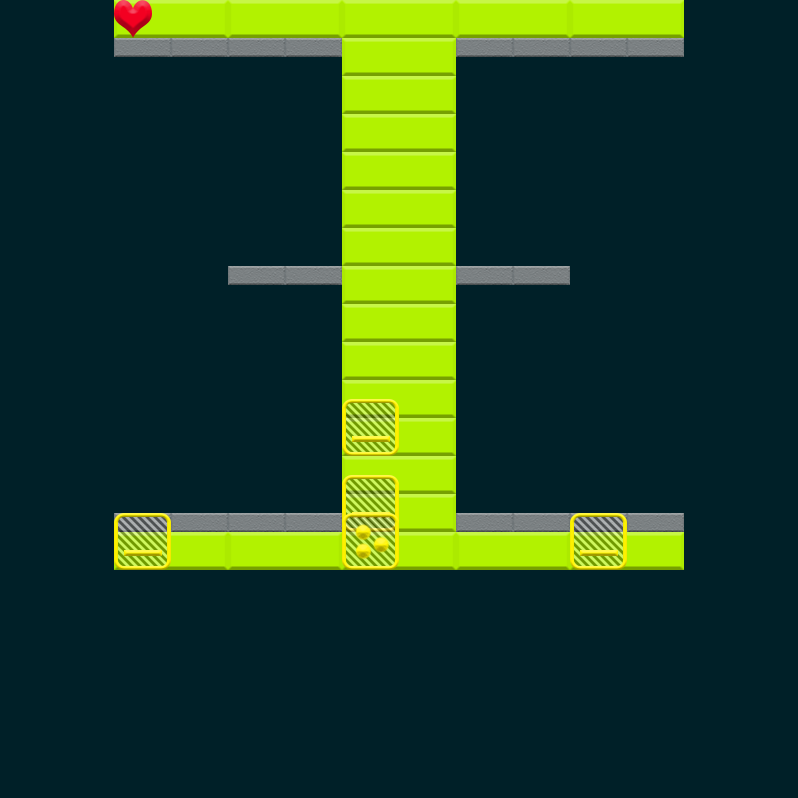

The image is a tile-based game level rendered from a .tmx file. Its description and source (layers, tilesets, objects; grid data summarised) follow:
An orthogonal 14x42 tile map with 57x19 px tiles, 2 tile layers (Bricks, Powerups), 3 tilesets.

<map version="1.0" tiledversion="1.0.3" orientation="orthogonal" renderorder="left-up" width="14" height="42" tilewidth="57" tileheight="19" backgroundcolor="#002028" nextobjectid="15">
 <properties>
  <property name="FinalBallSpeedPercentageIncrease" type="int" value="25" />
 </properties>
 <tileset firstgid="1" name="Bricks" tilewidth="114" tileheight="38" tilecount="18" columns="0">
  <tile id="0">
   <properties>
    <property name="HitsToDestroy" type="int" value="1" />
   </properties>
   <image width="114" height="38" source="../../../../SourceImages/Game/Brick-A1.png" />
  </tile>
  <tile id="1">
   <properties>
    <property name="HitsToDestroy" type="int" value="2" />
   </properties>
   <image width="114" height="38" source="../../../../SourceImages/Game/Brick-A2.png" />
  </tile>
  <tile id="2">
   <properties>
    <property name="HitsToDestroy" type="int" value="1" />
   </properties>
   <image width="114" height="38" source="../../../../SourceImages/Game/Brick-B1.png" />
  </tile>
  <tile id="3">
   <properties>
    <property name="HitsToDestroy" type="int" value="2" />
   </properties>
   <image width="114" height="38" source="../../../../SourceImages/Game/Brick-B2.png" />
  </tile>
  <tile id="4">
   <properties>
    <property name="HitsToDestroy" type="int" value="1" />
   </properties>
   <image width="114" height="38" source="../../../../SourceImages/Game/Brick-C1.png" />
  </tile>
  <tile id="5">
   <properties>
    <property name="HitsToDestroy" type="int" value="2" />
   </properties>
   <image width="114" height="38" source="../../../../SourceImages/Game/Brick-C2.png" />
  </tile>
  <tile id="6">
   <properties>
    <property name="HitsToDestroy" type="int" value="1" />
   </properties>
   <image width="114" height="38" source="../../../../SourceImages/Game/Brick-D1.png" />
  </tile>
  <tile id="7">
   <properties>
    <property name="HitsToDestroy" type="int" value="2" />
   </properties>
   <image width="114" height="38" source="../../../../SourceImages/Game/Brick-D2.png" />
  </tile>
  <tile id="8">
   <properties>
    <property name="HitsToDestroy" type="int" value="-1" />
   </properties>
   <image width="114" height="38" source="../../../../SourceImages/Game/Brick-E1.png" />
  </tile>
  <tile id="9">
   <properties>
    <property name="HitsToDestroy" type="int" value="1" />
   </properties>
   <image width="57" height="19" source="../../../../SourceImages/Game/SmallBrick-A1.png" />
  </tile>
  <tile id="10">
   <properties>
    <property name="HitsToDestroy" type="int" value="2" />
   </properties>
   <image width="57" height="19" source="../../../../SourceImages/Game/SmallBrick-A2.png" />
  </tile>
  <tile id="11">
   <properties>
    <property name="HitsToDestroy" type="int" value="1" />
   </properties>
   <image width="57" height="19" source="../../../../SourceImages/Game/SmallBrick-B1.png" />
  </tile>
  <tile id="12">
   <properties>
    <property name="HitsToDestroy" type="int" value="2" />
   </properties>
   <image width="57" height="19" source="../../../../SourceImages/Game/SmallBrick-B2.png" />
  </tile>
  <tile id="14">
   <properties>
    <property name="HitsToDestroy" type="int" value="1" />
   </properties>
   <image width="57" height="19" source="../../../../SourceImages/Game/SmallBrick-C1.png" />
  </tile>
  <tile id="15">
   <properties>
    <property name="HitsToDestroy" type="int" value="2" />
   </properties>
   <image width="57" height="19" source="../../../../SourceImages/Game/SmallBrick-C2.png" />
  </tile>
  <tile id="16">
   <properties>
    <property name="HitsToDestroy" type="int" value="1" />
   </properties>
   <image width="57" height="19" source="../../../../SourceImages/Game/SmallBrick-D1.png" />
  </tile>
  <tile id="17">
   <properties>
    <property name="HitsToDestroy" type="int" value="2" />
   </properties>
   <image width="57" height="19" source="../../../../SourceImages/Game/SmallBrick-D2.png" />
  </tile>
  <tile id="18">
   <properties>
    <property name="HitsToDestroy" type="int" value="-1" />
   </properties>
   <image width="57" height="19" source="../../../../SourceImages/Game/SmallBrick-E1.png" />
  </tile>
 </tileset>
 <tileset firstgid="20" name="Powerups" tilewidth="57" tileheight="57" tilecount="6" columns="0">
  <tile id="0">
   <properties>
    <property name="PowerupType" type="int" value="3" />
   </properties>
   <image width="57" height="57" source="../../../../SourceImages/Game/PowerupFireball.png" />
  </tile>
  <tile id="1">
   <properties>
    <property name="PowerupType" type="int" value="1" />
   </properties>
   <image width="57" height="57" source="../../../../SourceImages/Game/PowerupLargerPaddle.png" />
  </tile>
  <tile id="2">
   <properties>
    <property name="PowerupType" type="int" value="2" />
   </properties>
   <image width="57" height="57" source="../../../../SourceImages/Game/PowerupMultiBall.png" />
  </tile>
  <tile id="3">
   <properties>
    <property name="PowerupType" type="int" value="4" />
   </properties>
   <image width="57" height="57" source="../../../../SourceImages/Game/PowerupBullets.png" />
  </tile>
  <tile id="4">
   <properties>
    <property name="PowerupType" type="int" value="5" />
   </properties>
   <image width="57" height="57" source="../../../../SourceImages/Game/PowerupRockets.png" />
  </tile>
  <tile id="5">
   <properties>
    <property name="PowerupType" type="int" value="6" />
   </properties>
   <image width="38" height="38" source="../../../../SourceImages/Game/LifeUp.png" />
  </tile>
 </tileset>
 <tileset firstgid="26" name="Wormholes" tilewidth="57" tileheight="57" tilecount="2" columns="0">
  <tile id="2">
   <image width="57" height="57" source="../../../../SourceImages/Game/WormholeIn.png" />
  </tile>
  <tile id="3">
   <image width="57" height="57" source="../../../../SourceImages/Game/WormholeOut.png" />
  </tile>
 </tileset>
 <layer name="Bricks" width="14" height="42">
  <data>[588 cells, 43 non-empty, 2 distinct tile ids]</data>
 </layer>
 <layer name="Powerups" width="14" height="42">
  <data>[588 cells, 6 non-empty, 3 distinct tile ids]</data>
 </layer>
 <objectgroup name="Wormholes" />
</map>
